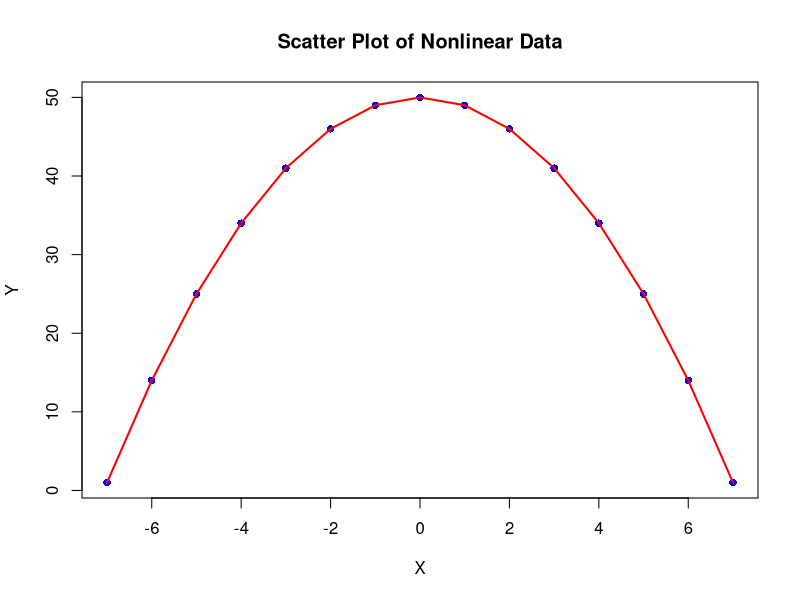
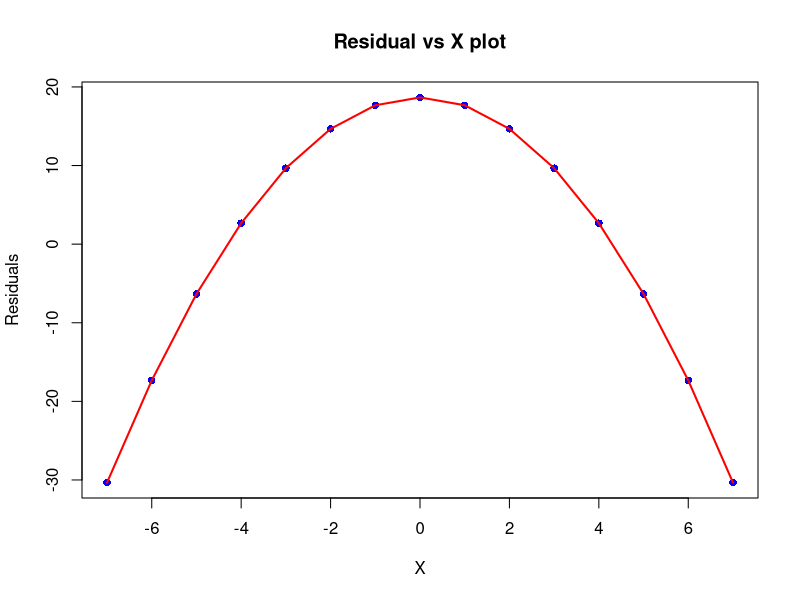

Source code (R) for these figures, in order:
############################# Problem 9 | (Chatargee and Hadi data) #####################


# Define the data
X = c(-7, -6, -5, -4, -3, -2, -1, 0, 1, 2, 3, 4, 5, 6, 7)
Y = c(1, 14, 25, 34, 41, 46, 49, 50, 49, 46, 41, 34, 25, 14, 1)

# Create a data frame
df = data.frame(X, Y)

# Fit a linear regression model
linear_model = lm(Y ~ X, data = df)

# Print summary of the model
summary(linear_model)
anova(linear_model)

# Create a scatter plot
plot(X, Y, 
     main = "Scatter Plot of Nonlinear Data", 
     xlab = "X", 
     ylab = "Y", 
     col = "blue", 
     pch = 16)  # Adjusts point size

# Add a line connecting points to visualize the trend
lines(X, Y, col = "red", lwd = 2)


# Create scatter plot of original data
plot(X, residuals(linear_model), 
     main = "Residual vs X plot", 
     xlab = "X", 
     ylab = "Residuals", 
     col = "blue", 
     pch = 16)

# Add quadratic regression curve
lines(X, residuals(linear_model), col = "red", lwd = 2)
